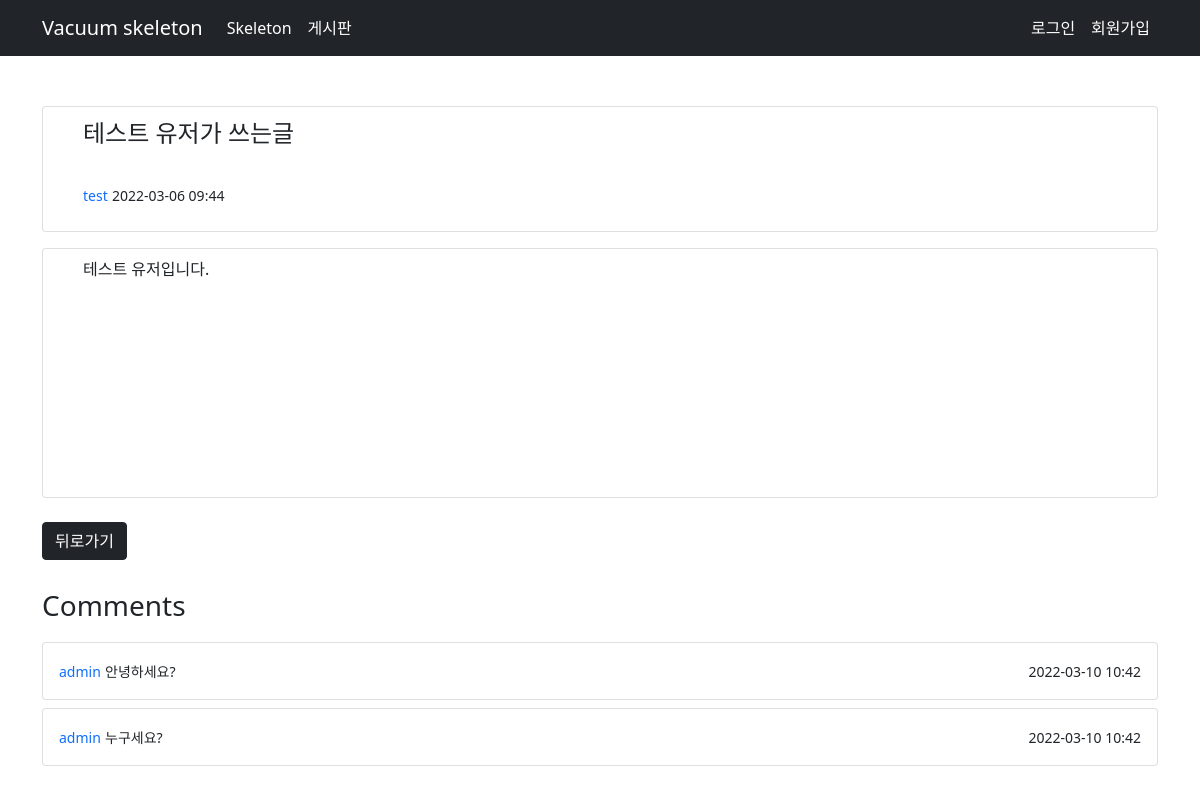
Page /board/blog/31 on the committed database.
### blog/models.py (models this page shows, shortened)
class Blog(models.Model):
    title = models.CharField(max_length=200)
    content = models.TextField()
    updated = models.DateTimeField(default=timezone.now)
    blog_user = models.ForeignKey(User, on_delete=models.CASCADE)

class Comment(models.Model):
    blog = models.ForeignKey(Blog, on_delete=models.CASCADE)
    comment_text = models.TextField()
    comment_updated = models.DateTimeField(default=timezone.now)
    comment_user = models.ForeignKey(User, on_delete=models.CASCADE, null=True)

### blog/views.py (the view)
# urls.py: path('blog/<int:pk>', blog.views.BlogDetailView.as_view(), name='blog-detail'),
class BlogDetailView(DetailView):
    model = Blog

### templates/blog/blog_detail.html (shortened to what this page needs)
{% extends "base.html" %}
{% block content %}
    <div class="card p-2 mb-3">
        <ul><p class="fs-4">{{ blog.title }}</p></ul>
        <ul>
            <small class="font-weight-bold text-primary">{{ blog.blog_user }}</small>
            <small class="font-weight-bold">{{ blog.updated|date:'Y-m-d H:i' }}</small>
        </ul>
    </div>
    <div class="card p-2 mb-4" style="height: 250px">
        <ul><p>{{ blog.content }}</p></ul>
    </div>
    <div>
        <a class="btn btn-dark mb-4" href="{% url 'blog-index' %}" role="button">뒤로가기</a>
    </div>
    {% if blog.comment_set.all %}
        <div>
            <p class="fs-3">Comments</p>
        </div>
        {% for c in blog.comment_set.all %}
            <div class="card p-3 mb-2">
                <div class="d-flex justify-content-between align-items-center">
                    <div class="user d-flex flex-row align-items-center">
                        <span><small class="font-weight-bold text-primary">{{ c.comment_user }}</small> <small
                                class="font-weight-bold"> {{ c.comment_text }}</small></span></div>
                    <small>{{ c.comment_updated|date:'Y-m-d H:i' }} </small>
                </div>
            </div>
        {% endfor %}
    {% endif %}
{% endblock content %}

### rows in the picture
Blog: title "테스트 유저가 쓰는글", blog_user "test", updated "2022-03-06 09:44", content "테스트 유저입니다."
Comment: comment_user "admin", comment_text "안녕하세요?", comment_updated "2022-03-10 10:42"
Comment: comment_user "admin", comment_text "누구세요?", comment_updated "2022-03-10 10:42"
